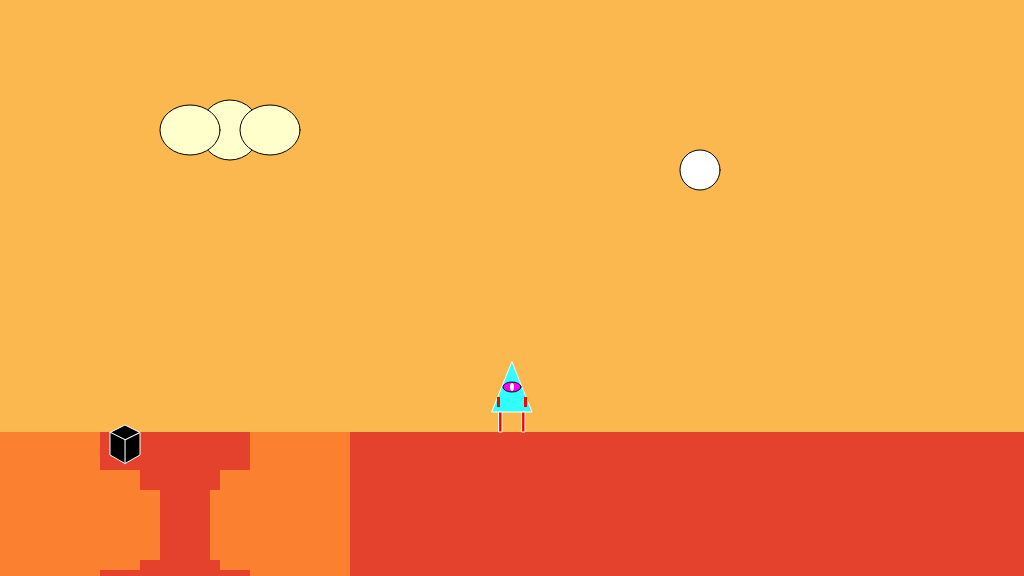
Frame 1 (no input)
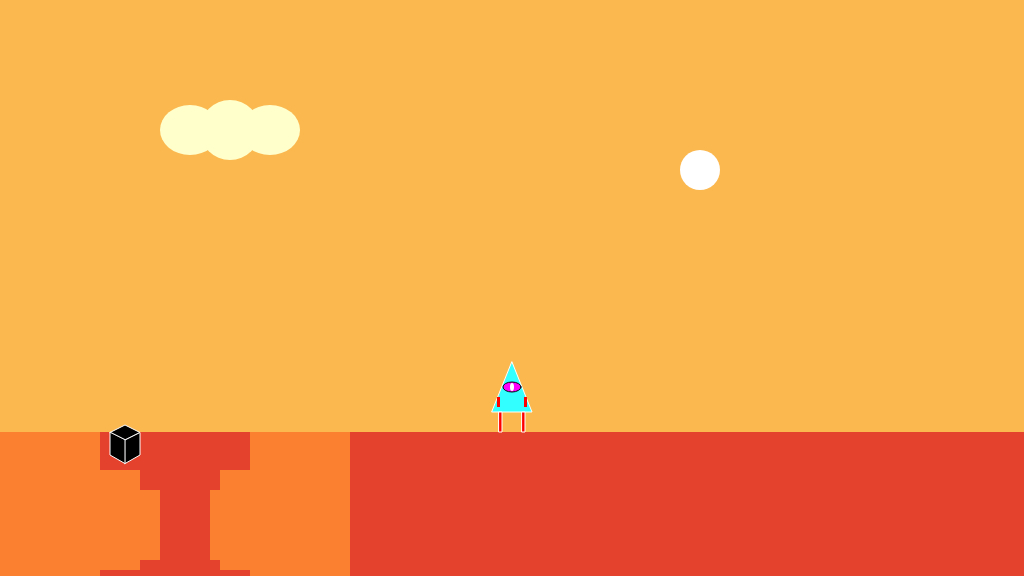
Frame 60 (no input)
Frame 120 (the mouse pressed at the canvas centre since frame 60): identical to frame 60, image omitted

The p5.js sketch that drew these frames (run headless with seeded random() and noise() and a simulated clock; from frame 60 on, the mouse is pressed at the canvas centre):

// p5.js sketch
// ── sketch.js
/*

The Game Project

Week 3

Game interaction

*/

var gameChar_x;
var gameChar_y;
var floorPos_y;
var isLeft;
var isRight;
var isFalling;
var isPlummeting;


function setup()
{
	createCanvas(1024, 576);
	floorPos_y = height * 3/4;
	gameChar_x = width/2;
	gameChar_y = floorPos_y;
	isLeft = false;
	isRight = false;
	isFalling = false;
	isPlummeting = false;
	collectable = {x_pos: 125, y_pos: 440, size: 15, isFound: false};
	canyon =  {x_pos: 0, y_pos: 100, width: 100};
}

function draw()
{

	///////////DRAWING CODE//////////

	background(251,184,79); // fill the sky orange

	// Sun 
	fill(255);
	ellipse(700, 170, 40, 40);

	//1. a cloud in the sky
	//... add your code here
	fill(255,255,204);
	ellipse(230, 130, 60, 60);
	ellipse(270, 130, 60, 50);
	ellipse(190, 130, 60, 50);

	noStroke();
	fill(229,66,45);
	rect(0, floorPos_y, width, height - floorPos_y); //draw some green ground

	// a canyon
	fill(251,128,48);
	noStroke();
	rect(canyon.x_pos, canyon.y_pos + 332, canyon.width, 150);
	rect(canyon.x_pos + 20, canyon.y_pos + 370, canyon.width + 20, 100);
	rect(canyon.x_pos + 120, canyon.y_pos + 390, canyon.width - 60, 70);

	rect(canyon.x_pos + 250, canyon.y_pos + 332, canyon.width, 170);
	rect(canyon.x_pos + 220, canyon.y_pos + 370, canyon.width, 100);
	rect(canyon.x_pos + 210, canyon.y_pos + 390, canyon.width, 70);

	// Check if character is over the canyon x-axis
	if(gameChar_x < (canyon.x_pos + 160) )
	{
		console.log("Over");
	}

	// Check if character is over the canyon y-axis
	if(gameChar_y < (canyon.y_pos + 160) )
	{
		console.log("Down");
	}

	// Calculate the distance between collectable and character
	let d = dist(collectable.x_pos, collectable.y_pos, gameChar_x, gameChar_y);

	if (d == 30)
	{
		collectable.isFound = true;
	}

	// collectable token - eg. a jewel, fruit, coins
	if(collectable.isFound == false)
	{
		noStroke();
		fill(255);
		// cube function
		var size = collectable.size; //sets cube side length 
		drawCube(size);
	}
	
	//the game character
	if(isLeft && isFalling)
	{
		// add your jumping-left code
		// body
		fill(50, 350, 400);
		triangle(gameChar_x - 20, gameChar_y - 20, gameChar_x + 20, gameChar_y - 20, gameChar_x, gameChar_y - 70);

		// arms
		fill(350, 0, 0);
		rect(gameChar_x - 11, gameChar_y - 55, 3, 12);
		rect(gameChar_x + 7, gameChar_y - 35, 10, 3);

		
		// legs
		fill(350, 0, 0);
		rect(gameChar_x - 8, gameChar_y - 20, 3, 10);
		rect(gameChar_x - 5, gameChar_y - 13, 3, 10);
		rect(gameChar_x, gameChar_y - 20, 3, 10);
		rect(gameChar_x + 3, gameChar_y - 13, 3, 10);
		

		// eyes
		fill(350, 0, 400);
		stroke(5);
		ellipse(gameChar_x - 8, gameChar_y - 45, 6, 10);
		noStroke();
		fill(400, 300, 400);
		ellipse(gameChar_x - 9, gameChar_y - 45, 3, 8);

	}
	else if(isRight && isFalling)
	{
		// add your jumping-right code
		// body
		fill(50, 350, 400);
		triangle(gameChar_x - 20, gameChar_y - 20, gameChar_x + 20, gameChar_y - 20, gameChar_x, gameChar_y - 70);

		// arms
		fill(350, 0, 0);
		rect(gameChar_x - 17, gameChar_y - 35, 10, 3);
		rect(gameChar_x + 10, gameChar_y - 55, 3, 12);

		
		// legs
		fill(350, 0, 0);
		rect(gameChar_x - 8, gameChar_y - 20, 3, 10);
		rect(gameChar_x - 10, gameChar_y - 13, 3, 10);
		rect(gameChar_x, gameChar_y - 20, 3, 10);
		rect(gameChar_x - 3, gameChar_y - 13, 3, 10);
		

		// eyes
		fill(350, 0, 400);
		stroke(5);
		ellipse(gameChar_x + 8, gameChar_y - 45, 6, 10);
		noStroke();
		fill(400, 300, 400);
		ellipse(gameChar_x + 9, gameChar_y - 45, 3, 8);

	}
	else if(isLeft)
	{
		// add your walking left code
		gameChar_x -= 1;
		// body
		fill(50, 350, 400);
		triangle(gameChar_x - 20, gameChar_y - 20, gameChar_x + 20, gameChar_y - 20, gameChar_x, gameChar_y - 70);

		// arms
		fill(350, 0, 0);
		rect(gameChar_x + 7, gameChar_y - 35, 10, 3);

		
		// legs
		fill(350, 0, 0);
		rect(gameChar_x - 8, gameChar_y - 20, 3, 20);
		rect(gameChar_x, gameChar_y - 20, 3, 10);
		rect(gameChar_x + 3, gameChar_y - 13, 3, 10);

		// eyes
		fill(350, 0, 400);
		stroke(5);
		ellipse(gameChar_x - 8, gameChar_y - 45, 6, 10);
		noStroke();
		fill(400, 300, 400);
		ellipse(gameChar_x - 9, gameChar_y - 45, 3, 8);

	}
	else if(isRight)
	{
		// add your walking right code
		gameChar_x += 1;
		// body
		fill(50, 350, 400);
		triangle(gameChar_x - 20, gameChar_y - 20, gameChar_x + 20, gameChar_y - 20, gameChar_x, gameChar_y - 70);

		// arms
		fill(350, 0, 0);
		rect(gameChar_x - 17, gameChar_y - 35, 10, 3);

		
		// legs
		fill(350, 0, 0);
		rect(gameChar_x - 8, gameChar_y - 20, 3, 10);
		rect(gameChar_x - 10, gameChar_y - 13, 3, 10);
		rect(gameChar_x, gameChar_y - 20, 3, 20);
		

		// eyes
		fill(350, 0, 400);
		stroke(5);
		ellipse(gameChar_x + 8, gameChar_y - 45, 6, 10);
		noStroke();
		fill(400, 300, 400);
		ellipse(gameChar_x + 9, gameChar_y - 45, 3, 8);

	}
	else if(isFalling || isPlummeting)
	{
		// add your jumping facing forwards code
		// body
		fill(50, 350, 400);
		triangle(gameChar_x - 20, gameChar_y - 20, gameChar_x + 20, gameChar_y - 20, gameChar_x, gameChar_y - 70);

		// legs
		fill(350, 0, 0);
		rect(gameChar_x - 13, gameChar_y - 20, 3, 10);
		rect(gameChar_x - 14, gameChar_y - 13, 3, 10);
		rect(gameChar_x + 10, gameChar_y - 20, 3, 10);
		rect(gameChar_x + 9, gameChar_y - 13, 3, 10);

		// eyes
		fill(350, 0, 400);
		stroke(10);
		ellipse(gameChar_x, gameChar_y - 45, 18, 10);
		noStroke();
		fill(400, 300, 400);
		ellipse(gameChar_x, gameChar_y - 45, 4, 8);

		// arms
		fill(350, 0, 0);
		rect(gameChar_x - 15, gameChar_y - 45, 3, 10);
		rect(gameChar_x + 12, gameChar_y - 45, 3, 10);

	}
	else
	{
		// add your standing front facing code
		// body
		fill(50, 350, 400);
		triangle(gameChar_x - 20, gameChar_y - 20, gameChar_x + 20, gameChar_y - 20, gameChar_x, gameChar_y - 70);

		// legs
		fill(350, 0, 0);
		rect(gameChar_x - 13, gameChar_y - 20, 3, 20);
		rect(gameChar_x + 10, gameChar_y - 20, 3, 20);

		// eyes
		fill(350, 0, 400);
		stroke(10);
		ellipse(gameChar_x, gameChar_y - 45, 18, 10);
		noStroke();
		fill(400, 300, 400);
		ellipse(gameChar_x, gameChar_y - 45, 4, 8);

		// arms
		fill(350, 0, 0);
		rect(gameChar_x - 15, gameChar_y - 35, 3, 10);
		rect(gameChar_x + 12, gameChar_y - 35, 3, 10);

	}

	///////////INTERACTION CODE//////////
	//Put conditional statements to move the game character below here

}


function keyPressed()
{
	// if statements to control the animation of the character when
	// keys are pressed.
	if(keyCode == 65)
	{
		isLeft = true;
	}

	if(keyCode == 68)
	{
		isRight = true;
	}

	if(keyCode == 87)
	{
		isPlummeting = true;
		gameChar_y = gameChar_y - 100;
	}

	//open up the console to see how these work
	console.log("keyPressed: " + key);
	console.log("keyPressed: " + keyCode);
}

function keyReleased()
{
	// if statements to control the animation of the character when
	// keys are released.
	if(keyCode == 65)
	{
		isLeft = false;
	}
	
	if(keyCode == 68)
	{
		isRight = false;
	}

	if(keyCode == 87)
	{
		isPlummeting = false;
		gameChar_y = gameChar_y + 100;
	}

	console.log("keyReleased: " + key);
	console.log("keyReleased: " + keyCode);

}

function drawCube(xx) {
	var dW = 30; //drawing width
	var dH = 10; //drawing height
	var cW = collectable.x_pos; //x coordinate for center
	var cH = collectable.y_pos; //y coordinate for center
	var yy = xx/2; //half of side length
	fill(0); //sets fill color to red
	stroke(255);
	quad (cW, cH, cW + xx, cH - yy, cW, cH - xx, cW - xx, cH - yy); //draws the top quad of a cube
	quad (cW, cH, cW + xx, cH - yy, cW + xx, cH + xx, cW, cH + PI*yy); //draws the right quad of a cube
	quad (cW, cH, cW, cH + PI*yy, cW - xx, cH + xx, cW - xx, cH - yy); //draws the left quad of a cube
  }
